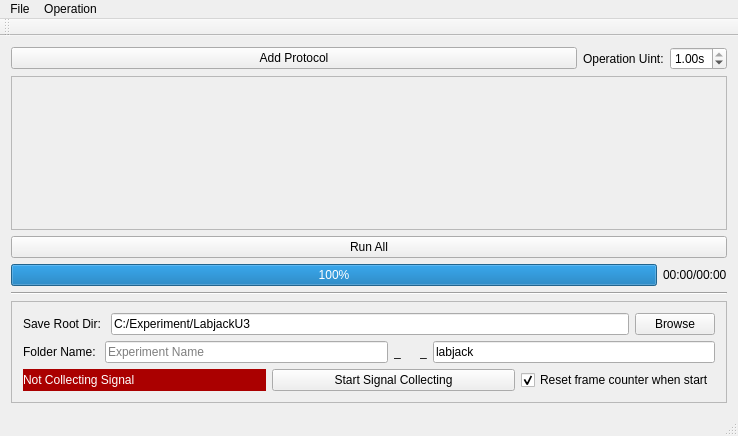
<?xml version="1.0" encoding="UTF-8"?>
<ui version="4.0">
 <class>LabJackU3ControlUIClass</class>
 <widget class="QMainWindow" name="LabJackU3ControlUIClass">
  <property name="geometry">
   <rect>
    <x>0</x>
    <y>0</y>
    <width>738</width>
    <height>436</height>
   </rect>
  </property>
  <property name="windowTitle">
   <string>LabJackU3ControlUI</string>
  </property>
  <widget class="QWidget" name="centralWidget">
   <layout class="QGridLayout" name="gridLayout">
    <item row="7" column="0">
     <widget class="QFrame" name="frame">
      <property name="frameShape">
       <enum>QFrame::StyledPanel</enum>
      </property>
      <property name="frameShadow">
       <enum>QFrame::Raised</enum>
      </property>
      <layout class="QVBoxLayout" name="verticalLayout_2">
       <item>
        <layout class="QHBoxLayout" name="horizontalLayout_2">
         <item>
          <widget class="QLabel" name="label_5">
           <property name="minimumSize">
            <size>
             <width>73</width>
             <height>0</height>
            </size>
           </property>
           <property name="text">
            <string>Save Root Dir: </string>
           </property>
          </widget>
         </item>
         <item>
          <widget class="QLineEdit" name="lineEdit_storeRootDir">
           <property name="text">
            <string>C:/Experiment/LabjackU3</string>
           </property>
           <property name="readOnly">
            <bool>true</bool>
           </property>
          </widget>
         </item>
         <item>
          <widget class="QPushButton" name="pushButton_storePath">
           <property name="text">
            <string>Browse</string>
           </property>
          </widget>
         </item>
        </layout>
       </item>
       <item>
        <layout class="QHBoxLayout" name="horizontalLayout_3">
         <item>
          <widget class="QLabel" name="label">
           <property name="minimumSize">
            <size>
             <width>73</width>
             <height>0</height>
            </size>
           </property>
           <property name="text">
            <string>Folder Name: </string>
           </property>
          </widget>
         </item>
         <item>
          <widget class="QLineEdit" name="lineEdit_prefix">
           <property name="placeholderText">
            <string>Experiment Name</string>
           </property>
          </widget>
         </item>
         <item>
          <widget class="QLabel" name="label_2">
           <property name="text">
            <string>_</string>
           </property>
          </widget>
         </item>
         <item>
          <widget class="QLabel" name="label_timestemp">
           <property name="text">
            <string>&lt;timestamp&gt;</string>
           </property>
          </widget>
         </item>
         <item>
          <widget class="QLabel" name="label_3">
           <property name="text">
            <string>_</string>
           </property>
          </widget>
         </item>
         <item>
          <widget class="QLineEdit" name="lineEdit_surfix">
           <property name="text">
            <string>labjack</string>
           </property>
          </widget>
         </item>
        </layout>
       </item>
       <item>
        <layout class="QHBoxLayout" name="horizontalLayout" stretch="1,1,0">
         <item>
          <widget class="QLabel" name="label_collect">
           <property name="styleSheet">
            <string notr="true">color: rgb(255, 255, 255);
background-color: rgb(170, 0, 0);</string>
           </property>
           <property name="text">
            <string>Not Collecting Signal</string>
           </property>
          </widget>
         </item>
         <item>
          <widget class="QPushButton" name="pushButton_collect">
           <property name="text">
            <string>Start Signal Collecting</string>
           </property>
          </widget>
         </item>
         <item>
          <widget class="QCheckBox" name="checkBox_resetCounter">
           <property name="text">
            <string>Reset frame counter when start</string>
           </property>
           <property name="checked">
            <bool>true</bool>
           </property>
          </widget>
         </item>
        </layout>
       </item>
      </layout>
     </widget>
    </item>
    <item row="2" column="0">
     <widget class="QScrollArea" name="scrollArea_protocols">
      <property name="widgetResizable">
       <bool>true</bool>
      </property>
      <widget class="QWidget" name="scrollAreaWidgetContents">
       <property name="geometry">
        <rect>
         <x>0</x>
         <y>0</y>
         <width>714</width>
         <height>114</height>
        </rect>
       </property>
      </widget>
     </widget>
    </item>
    <item row="3" column="0">
     <widget class="QPushButton" name="pushButton_runAll">
      <property name="text">
       <string>Run All</string>
      </property>
     </widget>
    </item>
    <item row="6" column="0">
     <widget class="Line" name="line">
      <property name="orientation">
       <enum>Qt::Horizontal</enum>
      </property>
     </widget>
    </item>
    <item row="4" column="0">
     <layout class="QHBoxLayout" name="horizontalLayout_4">
      <item>
       <widget class="QProgressBar" name="progressBar_run">
        <property name="maximum">
         <number>1</number>
        </property>
        <property name="value">
         <number>1</number>
        </property>
       </widget>
      </item>
      <item>
       <widget class="QLabel" name="label_run">
        <property name="text">
         <string>00:00/00:00</string>
        </property>
       </widget>
      </item>
     </layout>
    </item>
    <item row="0" column="0">
     <layout class="QHBoxLayout" name="horizontalLayout_5" stretch="1,0,0">
      <item>
       <widget class="QPushButton" name="pushButton_add">
        <property name="text">
         <string>Add Protocol</string>
        </property>
       </widget>
      </item>
      <item>
       <widget class="QLabel" name="label_4">
        <property name="toolTip">
         <string>If the operation duration cannot be precisely controlled, try reducing the Operation Unit.</string>
        </property>
        <property name="text">
         <string>Operation Uint:</string>
        </property>
       </widget>
      </item>
      <item>
       <widget class="QDoubleSpinBox" name="doubleSpinBox_opUnit">
        <property name="toolTip">
         <string>If the operation duration cannot be precisely controlled, try reducing the Operation Unit.</string>
        </property>
        <property name="suffix">
         <string>s</string>
        </property>
        <property name="minimum">
         <double>0.020000000000000</double>
        </property>
        <property name="maximum">
         <double>1.000000000000000</double>
        </property>
        <property name="singleStep">
         <double>0.010000000000000</double>
        </property>
        <property name="stepType">
         <enum>QAbstractSpinBox::AdaptiveDecimalStepType</enum>
        </property>
        <property name="value">
         <double>1.000000000000000</double>
        </property>
       </widget>
      </item>
     </layout>
    </item>
   </layout>
  </widget>
  <widget class="QMenuBar" name="menuBar">
   <property name="geometry">
    <rect>
     <x>0</x>
     <y>0</y>
     <width>738</width>
     <height>25</height>
    </rect>
   </property>
   <widget class="QMenu" name="menuFile">
    <property name="title">
     <string>File</string>
    </property>
    <addaction name="actionLoad_Protocols"/>
    <addaction name="actionAdd_Protocols"/>
    <addaction name="separator"/>
    <addaction name="actionSave_Protocols"/>
   </widget>
   <widget class="QMenu" name="menuOperation">
    <property name="title">
     <string>Operation</string>
    </property>
    <addaction name="actionReset_Frame_Counter"/>
   </widget>
   <addaction name="menuFile"/>
   <addaction name="menuOperation"/>
  </widget>
  <widget class="QToolBar" name="mainToolBar">
   <attribute name="toolBarArea">
    <enum>TopToolBarArea</enum>
   </attribute>
   <attribute name="toolBarBreak">
    <bool>false</bool>
   </attribute>
  </widget>
  <widget class="QStatusBar" name="statusBar"/>
  <action name="actionReset_Frame_Counter">
   <property name="text">
    <string>Reset Frame Counter</string>
   </property>
  </action>
  <action name="actionLoad_Protocols">
   <property name="text">
    <string>Load Protocols</string>
   </property>
  </action>
  <action name="actionAdd_Protocols">
   <property name="text">
    <string>Add Protocols</string>
   </property>
  </action>
  <action name="actionSave_Protocols">
   <property name="text">
    <string>Save Protocols</string>
   </property>
  </action>
 </widget>
 <layoutdefault spacing="6" margin="11"/>
 <resources/>
 <connections/>
</ui>
